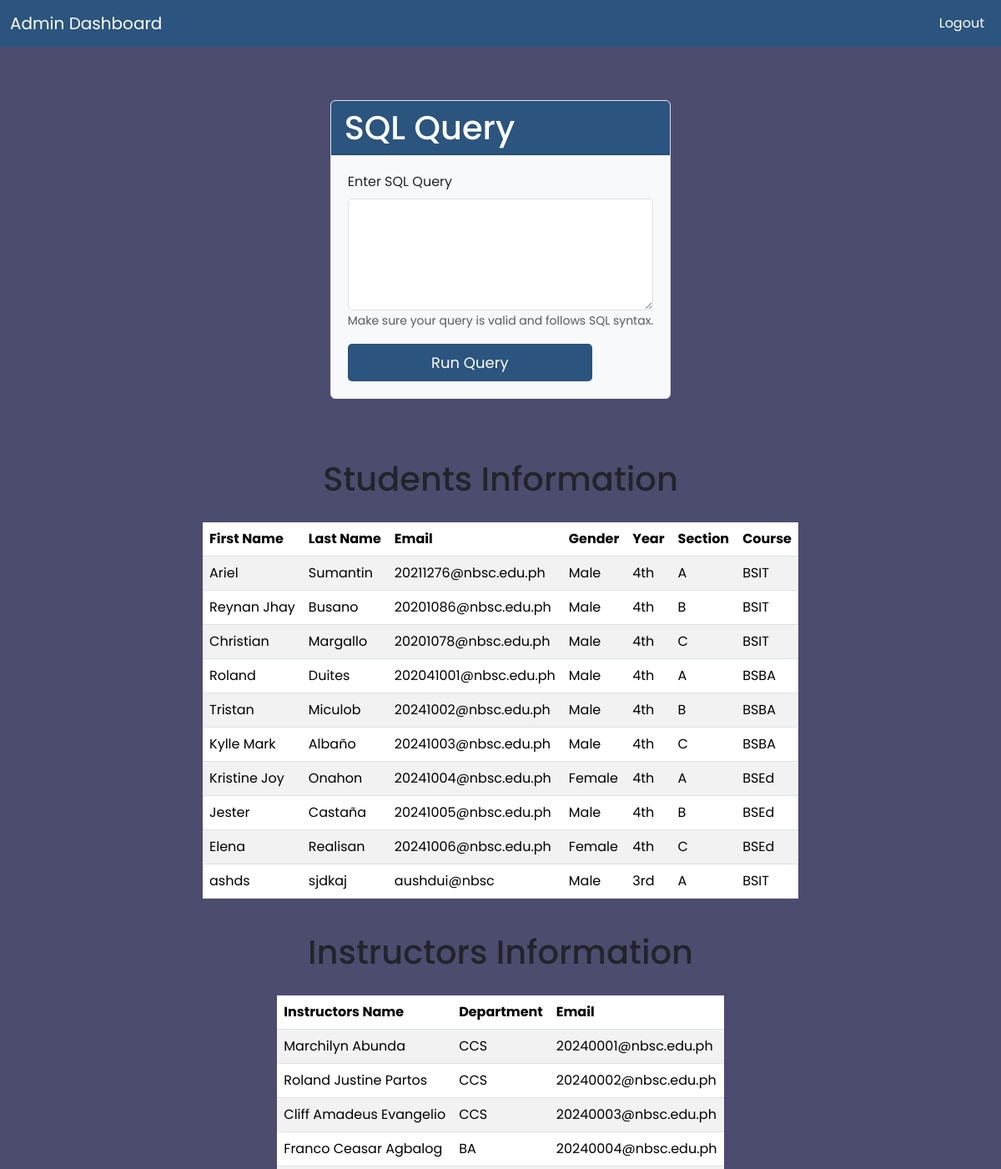
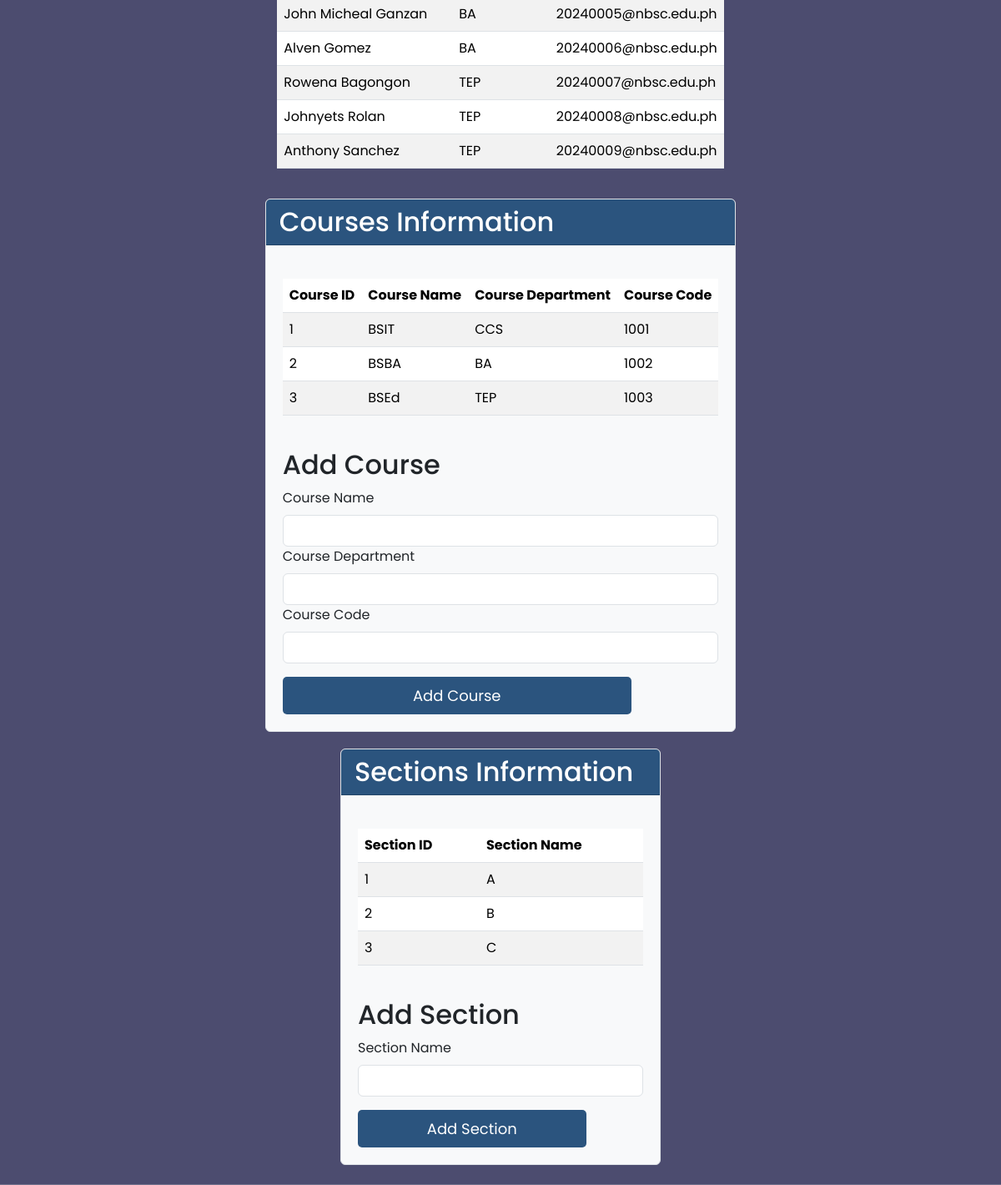
Screenshot of /home.php (signed in) with the database file from the repository (2 pictures, top to bottom).
### tables this page shows
CREATE TABLE `students` (
  `id` int(11) NOT NULL,
  `first_name` varchar(100) NOT NULL,
  `last_name` varchar(100) NOT NULL,
  `gender` enum('Male','Female') NOT NULL,
  `section_id` int(11) DEFAULT NULL,
  `course_id` int(11) DEFAULT NULL,
  `year` enum('1st','2nd','3rd','4th') NOT NULL,
  `created_at` timestamp NOT NULL DEFAULT current_timestamp(),
  `updated_at` timestamp NOT NULL DEFAULT current_timestamp() ON UPDATE current_timestamp(),
  `email` varchar(255) NOT NULL,
  `instructor_id` int(11) DEFAULT NULL
);

CREATE TABLE `users` (
  `id` int(11) NOT NULL,
  `username` varchar(100) NOT NULL,
  `department` enum('CCS','BA','TEP') DEFAULT NULL,
  `email` varchar(100) NOT NULL,
  `password` varchar(255) NOT NULL,
  `created_at` timestamp NOT NULL DEFAULT current_timestamp(),
  `role` enum('admin','instructor') NOT NULL DEFAULT 'instructor',
  `reset_token` varchar(100) DEFAULT NULL,
  `token_expiration` datetime DEFAULT NULL
);

CREATE TABLE `courses` (
  `id` int(11) NOT NULL,
  `course_name` varchar(100) NOT NULL,
  `course_department` varchar(100) NOT NULL,
  `course_code` varchar(10) NOT NULL,
  `created_at` timestamp NOT NULL DEFAULT current_timestamp(),
  `updated_at` timestamp NOT NULL DEFAULT current_timestamp() ON UPDATE current_timestamp()
);

CREATE TABLE `sections` (
  `id` int(11) NOT NULL,
  `section_name` varchar(50) NOT NULL,
  `created_at` timestamp NOT NULL DEFAULT current_timestamp(),
  `updated_at` timestamp NOT NULL DEFAULT current_timestamp() ON UPDATE current_timestamp()
);

### home.php (the view, shortened to what this page needs)
<?php
include("connection.php");
$query_students = mysqli_query($conn, "
    SELECT s.id, s.first_name, s.last_name, s.email, s.gender, s.year,
       COALESCE(sec.section_name, 'N/A') AS section_name,
       COALESCE(c.course_name, 'N/A') AS course_name
    FROM students s
    LEFT JOIN sections sec ON s.section_id = sec.id
    LEFT JOIN courses c ON s.course_id = c.id
") or die("Error fetching student information: " . mysqli_error($conn));
$query_instructors = mysqli_query($conn, "
    SELECT u.id, u.username, u.department, u.email
    FROM users u
    WHERE u.role = 'instructor'
") or die("Error fetching instructor information: " . mysqli_error($conn));
$query_courses = mysqli_query($conn, "
    SELECT c.id, c.course_name, c.course_department, c.course_code
    FROM courses c
") or die("Error fetching course information: " . mysqli_error($conn));
$query_sections = mysqli_query($conn, "
    SELECT * FROM sections
") or die("Error fetching section information: " . mysqli_error($conn));
?>
<!DOCTYPE html>
<html lang="en">
<head>
    <link href="https://cdn.jsdelivr.net/npm/bootstrap@5.3.1/dist/css/bootstrap.min.css" rel="stylesheet">
    <link rel="stylesheet" href="styles.css">
</head>
<body>
    <header class="navbar-section">
        <nav class="navbar navbar-expand-lg">
            <div class="container-fluid">
                <a class="navbar-brand" href="#">Admin Dashboard</a>
                <div class="collapse navbar-collapse" id="navbarNav">
                    <ul class="navbar-nav ms-auto">
                        <li class="nav-item">
                            <a class="nav-link" href="logout.php">Logout</a>
                        </li>
                    </ul>
                </div>
            </div>
        </nav>
    </header>
    <section class="container mt-5">
        <div class="card mt-3">
            <div class="card-header">
                <h1 class="mb-0">SQL Query</h1>
            </div>
            <div class="card-body">
                <form method="POST">
                    <div class="mb-3">
                        <label for="sql_query" class="form-label">Enter SQL Query</label>
                        <textarea class="form-control" id="sql_query" name="sql_query" rows="5" required></textarea>
                        <small class="form-text text-muted">Make sure your query is valid and follows SQL
                            syntax.</small>
                    </div>
                    <button type="submit" name="run_query" class="btn btn-primary">Run Query</button>
                </form>
            </div>
        </div>
        <section class="container mt-5">
            <h1 class="mt-4">Students Information</h1>
            <div class="table-responsive">
                <table class="table table-striped">
                    <thead>
                        <tr>
                            <th>First Name</th>
                            <th>Last Name</th>
                            <th>Email</th>
                            <th>Gender</th>
                            <th>Year</th>
                            <th>Section</th>
                            <th>Course</th>
                        </tr>
                    </thead>
                    <tbody>
                        <?php while ($student_info = mysqli_fetch_assoc($query_students)): ?>
                            <tr>
                                <td><?php echo htmlspecialchars($student_info['first_name']); ?></td>
                                <td><?php echo htmlspecialchars($student_info['last_name']); ?></td>
                                <td><?php echo htmlspecialchars($student_info['email']); ?></td>
                                <td><?php echo htmlspecialchars($student_info['gender']); ?></td>
                                <td><?php echo htmlspecialchars($student_info['year']); ?></td>
                                <td><?php echo htmlspecialchars($student_info['section_name']); ?></td>
                                <td><?php echo htmlspecialchars($student_info['course_name']); ?></td>
                            </tr>
                        <?php endwhile; ?>
                    </tbody>
                </table>
            </div>
            <h1 class="mt-4">Instructors Information</h1>
            <div class="table-responsive">
                <table class="table table-striped">
                    <thead>
                        <tr>
                            <th>Instructors Name</th>
                            <th>Department</th>
                            <th>Email</th>
                        </tr>
                    </thead>
                    <tbody>
                        <?php while ($instructor_info = mysqli_fetch_assoc($query_instructors)): ?>
                            <tr>
                                <td><?php echo htmlspecialchars($instructor_info['username']); ?></td>
                                <td><?php echo htmlspecialchars($instructor_info['department']); ?></td>
                                <td><?php echo htmlspecialchars($instructor_info['email']); ?></td>
                            </tr>
                        <?php endwhile; ?>
                    </tbody>
                </table>
            </div>
            <div class="card">
                <div class="card-header">
                    <h2 class="mb-0">Courses Information</h2>
                </div>
                <div class="card-body">
                    <div class="table-responsive">
                        <table class="table table-striped">
                            <thead>
                                <tr>
                                    <th>Course ID</th>
                                    <th>Course Name</th>
                                    <th>Course Department</th>
                                    <th>Course Code</th>
                                </tr>
                            </thead>
                            <tbody>
                                <?php while ($course_info = mysqli_fetch_assoc($query_courses)): ?>
                                    <tr>
                                        <td><?php echo htmlspecialchars($course_info['id']); ?></td>
                                        <td><?php echo htmlspecialchars($course_info['course_name']); ?></td>
                                        <td><?php echo htmlspecialchars($course_info['course_department']); ?></td>
                                        <td><?php echo htmlspecialchars($course_info['course_code']); ?></td>
                                    </tr>
                                <?php endwhile; ?>
                            </tbody>
                        </table>
                    </div>
                    <h2 class="mt-4">Add Course</h2>
                    <form method="POST">
                        <div class="mb-3">
                            <label for="course_name" class="form-label">Course Name</label>
                            <input type="text" class="form-control" id="course_name" name="course_name" required>
                            <label for="course_department" class="form-label">Course Department</label>
                            <input type="text" class="form-control" id="course_department" name="course_department"
                                required>
                            <label for="course_code" class="form-label">Course Code</label>
                            <input type="text" class="form-control" id="course_code" name="course_code" required>
                        </div>
                        <button type="submit" name="add_course" class="btn btn-primary">Add Course</button>
                    </form>
                </div>
            </div>
            <div class="card">
                <div class="card-header">
                    <h2 class="mb-0">Sections Information</h2>
                </div>
                <div class="card-body">
                    <div class="table-responsive">
                        <table class="table table-striped">
                            <thead>
                                <tr>
                                    <th>Section ID</th>
                                    <th>Section Name</th>
                                </tr>
                            </thead>
                            <tbody>
                                <?php while ($section_info = mysqli_fetch_assoc($query_sections)): ?>
                                    <tr>
                                        <td><?php echo htmlspecialchars($section_info['id']); ?></td>
                                        <td><?php echo htmlspecialchars($section_info['section_name']); ?></td>
                                    </tr>
                                <?php endwhile; ?>
                            </tbody>
                        </table>
                    </div>
                    <h2 class="mt-4">Add Section</h2>
                    <form method="POST">
                        <div class="mb-3">
                            <label for="section_name" class="form-label">Section Name</label>
                            <input type="text" class="form-control" id="section_name" name="section_name" required>
                        </div>
                        <button type="submit" name="add_section" class="btn btn-primary">Add Section</button>
                    </form>
                </div>
            </div>
            <br>
        </section>
</body>
</html>

### css/styles.css (style rules this page uses)
* { margin: 0; padding: 0; box-sizing: border-box; font-family: 'Poppins', sans-serif; }
body { background: linear-gradient(rgba(0, 0, 50, 0.7), rgba(0, 0, 50, 0.7)), url('../images/background.jpg'); background-repeat: no-repeat; background-position: center; background-size: cover; }
.container { display: flex; align-items: center; justify-content: center; flex-direction: column; min-height: 100vh; }
.btn { height: 45px; width: 80%; background-color: #2B547E; border: 0; border-radius: 5px; color: #fff; font-size: 18px; cursor: pointer; transition: all 0.3s; padding: 0 15px; margin: auto; }

### home.php (style rules this page uses)
.navbar-section { background-color: #2B547E; }
.navbar-section .navbar-brand, .navbar-section .nav-link { color: #fff !important; }
.table { margin-top: 20px; }
.card { margin-top: 20px; background-color: #f8f9fa; border: 1px solid #dee2e6; }
.card-header { background-color: #2B547E; color: #fff; }
.card-body { padding: 20px; }

### rows the page displays
students: first_name "Ariel", last_name "Sumantin", email "20211276@nbsc.edu.ph", gender "Male", year "4th", section_name "A", course_name "BSIT"
students: first_name "Reynan Jhay", last_name "Busano", email "20201086@nbsc.edu.ph", gender "Male", year "4th", section_name "B", course_name "BSIT"
students: first_name "Christian", last_name "Margallo", email "20201078@nbsc.edu.ph", gender "Male", year "4th", section_name "C", course_name "BSIT"
students: first_name "Roland", last_name "Duites", email "202041001@nbsc.edu.ph", gender "Male", year "4th", section_name "A", course_name "BSBA"
students: first_name "Tristan", last_name "Miculob", email "20241002@nbsc.edu.ph", gender "Male", year "4th", section_name "B", course_name "BSBA"
students: first_name "Kylle Mark", last_name "Albaño", email "20241003@nbsc.edu.ph", gender "Male", year "4th", section_name "C", course_name "BSBA"
students: first_name "Kristine Joy", last_name "Onahon", email "20241004@nbsc.edu.ph", gender "Female", year "4th", section_name "A", course_name "BSEd"
students: first_name "Jester", last_name "Castaña", email "20241005@nbsc.edu.ph", gender "Male", year "4th", section_name "B", course_name "BSEd"
students: first_name "Elena", last_name "Realisan", email "20241006@nbsc.edu.ph", gender "Female", year "4th", section_name "C", course_name "BSEd"
students: first_name "ashds", last_name "sjdkaj", email "aushdui@nbsc", gender "Male", year "3rd", section_name "A", course_name "BSIT"
users: username "Marchilyn Abunda", department "CCS", email "20240001@nbsc.edu.ph"
users: username "Roland Justine Partos", department "CCS", email "20240002@nbsc.edu.ph"
users: username "Cliff Amadeus Evangelio", department "CCS", email "20240003@nbsc.edu.ph"
users: username "Franco Ceasar Agbalog", department "BA", email "20240004@nbsc.edu.ph"
users: username "John Micheal Ganzan", department "BA", email "20240005@nbsc.edu.ph"
users: username "Alven Gomez", department "BA", email "20240006@nbsc.edu.ph"
users: username "Rowena Bagongon", department "TEP", email "20240007@nbsc.edu.ph"
users: username "Johnyets Rolan", department "TEP", email "20240008@nbsc.edu.ph"
users: username "Anthony Sanchez", department "TEP", email "20240009@nbsc.edu.ph"
courses: id "1", course_name "BSIT", course_department "CCS", course_code "1001"
courses: id "2", course_name "BSBA", course_department "BA", course_code "1002"
courses: id "3", course_name "BSEd", course_department "TEP", course_code "1003"
sections: id "1", section_name "A"
sections: id "2", section_name "B"
sections: id "3", section_name "C"
